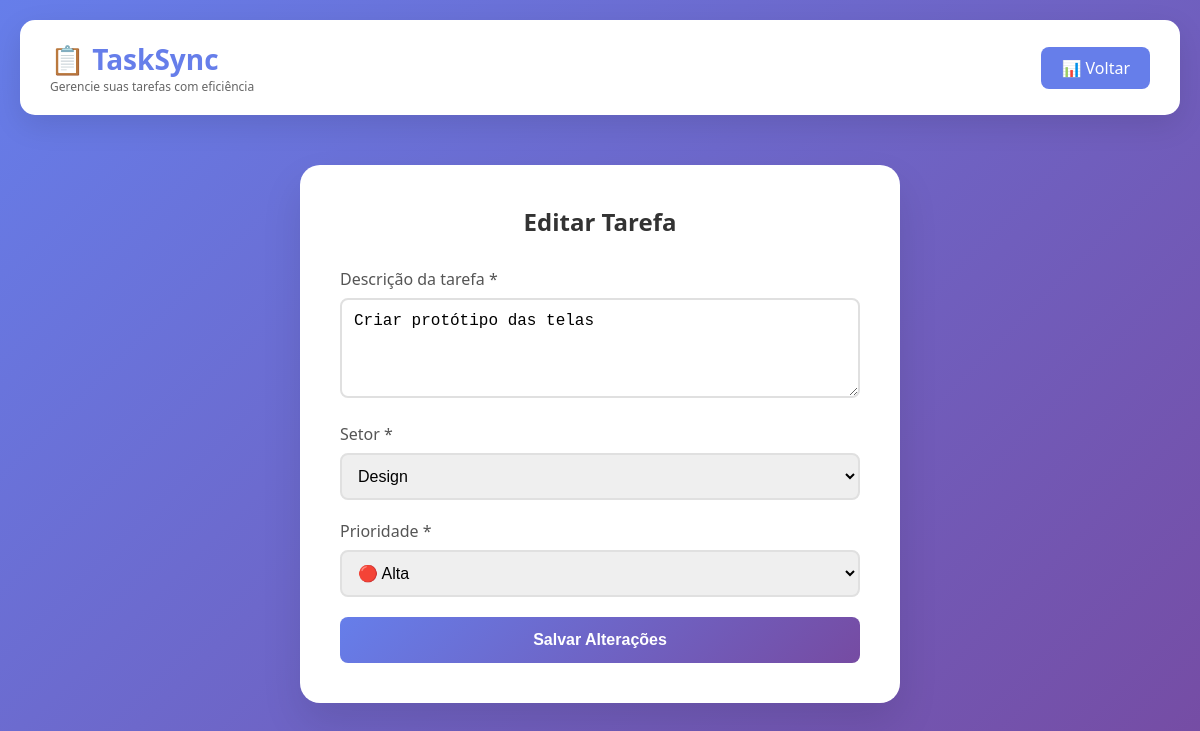
Screenshot of /frontend/editar_tarefa.php?id=3 with the database file from the repository.
### tables this page shows
CREATE TABLE IF NOT EXISTS tarefas (
    id INT AUTO_INCREMENT PRIMARY KEY,
    usuario_id INT NOT NULL,
    descricao TEXT NOT NULL,
    setor VARCHAR(50) NOT NULL,
    prioridade ENUM('baixa', 'media', 'alta') NOT NULL,
    data_cadastro DATE NOT NULL,
    status ENUM('a_fazer', 'fazendo', 'concluido') DEFAULT 'a_fazer',
    FOREIGN KEY (usuario_id) REFERENCES usuarios(id) ON DELETE CASCADE
);

### backend/models/Tarefa.php (called while the page is built, shortened)
<?php
require_once __DIR__ . '/../config/database.php';
class Tarefa {
    public static function buscarPorId($id) {
        global $pdo;
        $sql = "SELECT t.*, u.nome as usuario_nome
                FROM tarefas t
                JOIN usuarios u ON t.usuario_id = u.id
                WHERE t.id = :id";
        $stmt = $pdo->prepare($sql);
        $stmt->execute([':id' => $id]);
        return $stmt->fetch();
    }
}
?>

### frontend/editar_tarefa.php (the view, shortened to what this page needs)
<?php
require_once __DIR__ . '/../backend/models/Tarefa.php';
$id = $_GET['id'] ?? null;
$tarefa = Tarefa::buscarPorId($id);
?>
<!DOCTYPE html>
<html lang="pt-br">
<head>
    <link rel="stylesheet" href="css/style.css">
</head>
<body>
    <div class="container">
        <div class="header">
            <div class="logo">
                <h1>📋 TaskSync</h1>
                <p>Gerencie suas tarefas com eficiência</p>
            </div>
            <div class="nav-buttons">
                <a href="gerenciamento_tarefas.php" class="btn-nav">📊 Voltar</a>
            </div>
        </div>
        <div class="form-container">
            <h2>Editar Tarefa</h2>
            <form method="POST">
                <div class="form-group">
                    <label>Descrição da tarefa *</label>
                    <textarea name="descricao" required><?php echo htmlspecialchars($tarefa['descricao']); ?></textarea>
                </div>
                <div class="form-group">
                    <label>Setor *</label>
                    <select name="setor" required>
                        <option value="Design" <?php echo $tarefa['setor'] == 'Design' ? 'selected' : ''; ?>>Design</option>
                    </select>
                </div>
                <div class="form-group">
                    <label>Prioridade *</label>
                    <select name="prioridade" required>
                        <option value="alta" <?php echo $tarefa['prioridade'] == 'alta' ? 'selected' : ''; ?>>🔴 Alta</option>
                    </select>
                </div>
                <button type="submit" class="btn-submit">Salvar Alterações</button>
            </form>
        </div>
    </div>
</body>
</html>

### frontend/css/style.css (style rules this page uses)
* { margin: 0; padding: 0; box-sizing: border-box; }
body { font-family: 'Segoe UI', Tahoma, Geneva, Verdana, sans-serif; background: linear-gradient(135deg, #667eea 0%, #764ba2 100%); min-height: 100vh; padding: 20px; }
.container { max-width: 1400px; margin: 0 auto; }
.header { background: white; border-radius: 15px; padding: 20px 30px; margin-bottom: 30px; box-shadow: 0 10px 30px rgba(0,0,0,0.1); display: flex; justify-content: space-between; align-items: center; }
.logo h1 { color: #667eea; font-size: 28px; }
.logo p { color: #666; font-size: 12px; }
.nav-buttons { display: flex; gap: 15px; }
.btn-nav { padding: 10px 20px; background: #667eea; color: white; text-decoration: none; border-radius: 8px; transition: 0.3s; }
.form-container { background: white; border-radius: 20px; padding: 40px; max-width: 600px; margin: 50px auto; box-shadow: 0 20px 40px rgba(0,0,0,0.1); }
.form-container h2 { color: #333; margin-bottom: 30px; text-align: center; }
.form-group { margin-bottom: 20px; }
.form-group label { display: block; margin-bottom: 8px; color: #555; font-weight: 500; }
.form-group input, .form-group select, .form-group textarea { width: 100%; padding: 12px; border: 2px solid #e0e0e0; border-radius: 8px; font-size: 16px; transition: 0.3s; }
.form-group textarea { resize: vertical; min-height: 100px; }
.btn-submit { width: 100%; padding: 14px; background: linear-gradient(135deg, #667eea 0%, #764ba2 100%); color: white; border: none; border-radius: 8px; font-size: 16px; font-weight: bold; cursor: pointer; transition: 0.3s; }

### rows the page displays
tarefas: descricao "Criar protótipo das telas", setor "Design", prioridade "🔴 Alta"
